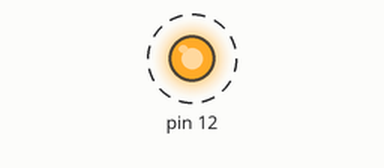
Bench run of a program on a simulated Raspberry Pi (header pin numbers). Parts: output pins drawn as LEDs (lit = HIGH). Dashed ring = blinking. What the program prints to the terminal is not drawn. At 6.0 s the program stops and its outputs stay as they are.

Above: at 0.5 s.
Timing chart, 0 to 4.6 s (numbered marks = the images above):
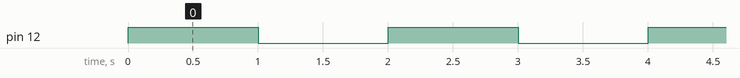

The program:

blink.py
```python
import RPi.GPIO as GPIO
import time

GPIO.setmode(GPIO.BOARD)
GPIO.setwarnings(False)


GPIO.setup(12,GPIO.OUT)


print "LED on !"
GPIO.output(12,GPIO.HIGH)
time.sleep(1)
print "LED off"
GPIO.output(12,GPIO.LOW)
time.sleep(1)

print "LED on !"
GPIO.output(12,GPIO.HIGH)
time.sleep(1)
print "LED off"
GPIO.output(12,GPIO.LOW)
time.sleep(1)

print "LED on !"
GPIO.output(12,GPIO.HIGH)
time.sleep(1)
print "LED off"
GPIO.output(12,GPIO.LOW)
time.sleep(1)
```

Measured:
- by itself, pin 12: alternates HIGH for 1.0 s and LOW for 1.0 s, 6 changes in all, then stays LOW
